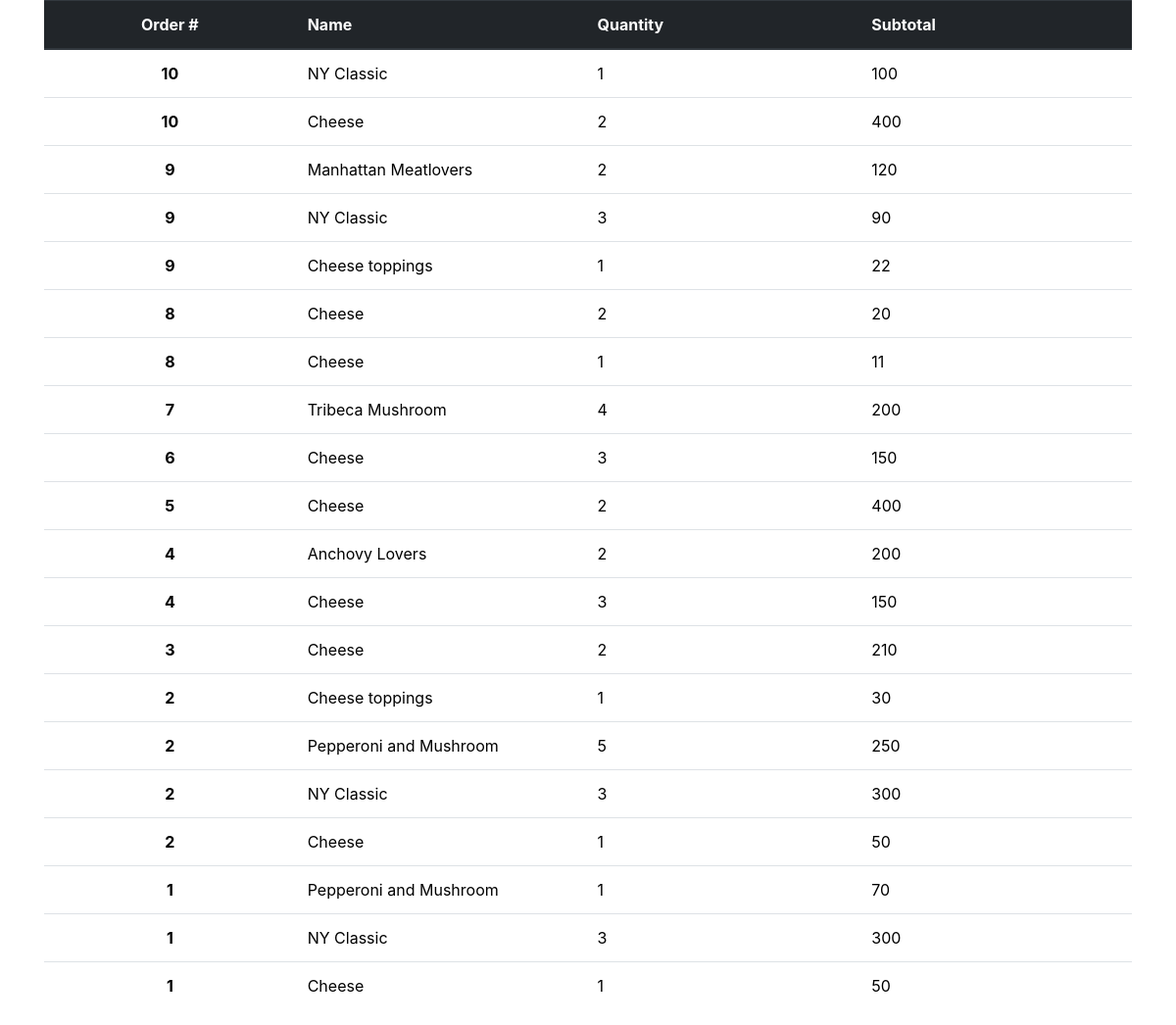
Page /index.php/order/getOrders on the committed database.
### tables this page shows
CREATE TABLE `order_pizza` (
  `id` int(11) NOT NULL,
  `name` varchar(255) NOT NULL,
  `quantity` int(11) NOT NULL,
  `price` int(11) NOT NULL,
  `subtotal` int(11) NOT NULL,
  `order_id` int(11) NOT NULL
);

### application/controllers/Order.php (called while the page is built, shortened)
<?php
class Order extends CI_Controller {
	public function getOrders(){
		$data['orders'] = $this->pizza_model->getOrders();
		$this->load->view('templates/header');
		$this->load->view('orders',$data);
		$this->load->view('templates/footer');
	}
}

### index.php (called while the page is built, shortened)
<?php
require_once BASEPATH.'core/CodeIgniter.php';

### application/models/Pizza_model.php (called while the page is built, shortened)
<?php
class Pizza_model extends CI_Model {
	public function getOrders(){
		$this->db->order_by('order_id',"DESC");
		$query = $this->db->get('order_pizza');
		return $query->result_array();
	}
}

### application/views/orders.php (the view)
<div class="container">
<table class="table table-hover">
  <thead class="thead-dark">
    <tr>
      <th style="width:1%; " scope=""><center>Order #<center></th>
      <th style="width:1%"scope="col">Name</th>
      <th style="width:1%" >Quantity</th>
      <th style="width:1%">Subtotal</th>
    </tr>
  </thead>
  <tbody>
    <?php foreach($orders as $order): ?>
    <tr>
      <td style="text-align:center"><strong><?php echo $order['order_id']; ?></strong></td>
      <td><?php echo $order['name'];  ?></td>
      <td><?php echo $order['quantity']; ?></td>
      <td><?php echo $order['subtotal']; ?></td>
    </tr>
    <?php endforeach; ?>
  </tbody>
</table>
</div>

### rows in the picture
order_pizza: order "10", name "NY Classic", quantity "1", subtotal "100"
order_pizza: order "10", name "Cheese", quantity "2", subtotal "400"
order_pizza: order "9", name "Manhattan Meatlovers", quantity "2", subtotal "120"
order_pizza: order "9", name "NY Classic", quantity "3", subtotal "90"
order_pizza: order "9", name "Cheese toppings", quantity "1", subtotal "22"
order_pizza: order "8", name "Cheese", quantity "2", subtotal "20"
order_pizza: order "8", name "Cheese", quantity "1", subtotal "11"
order_pizza: order "7", name "Tribeca Mushroom", quantity "4", subtotal "200"
order_pizza: order "6", name "Cheese", quantity "3", subtotal "150"
order_pizza: order "5", name "Cheese", quantity "2", subtotal "400"
order_pizza: order "4", name "Anchovy Lovers", quantity "2", subtotal "200"
order_pizza: order "4", name "Cheese", quantity "3", subtotal "150"
order_pizza: order "3", name "Cheese", quantity "2", subtotal "210"
order_pizza: order "2", name "Cheese toppings", quantity "1", subtotal "30"
order_pizza: order "2", name "Pepperoni and Mushroom", quantity "5", subtotal "250"
order_pizza: order "2", name "NY Classic", quantity "3", subtotal "300"
order_pizza: order "2", name "Cheese", quantity "1", subtotal "50"
order_pizza: order "1", name "Pepperoni and Mushroom", quantity "1", subtotal "70"
order_pizza: order "1", name "NY Classic", quantity "3", subtotal "300"
order_pizza: order "1", name "Cheese", quantity "1", subtotal "50"
